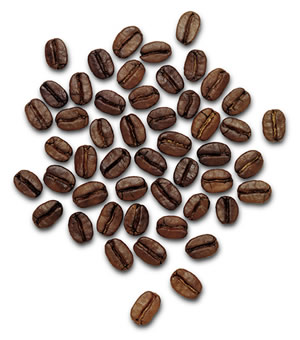
//> input picture segmentation/data/coffee_grains.jpg, 300 x 340 px
$ ./s1a ../data/coffee_grains.jpg 3 out.png   (built with g++ and OpenCV 4)
//> lines starting //> are read from the running program, lines starting //| are printed output that depends on the picture
### include/functions.cpp
#include <algorithm>
#include <opencv2/opencv.hpp>
#include <ranges>
#include <vector>

// [61 lines left out: functions process_threshold, compare_images, infimum, supremum, erosion, not called in this run]

cv::Mat dilation(cv::Mat* img1, int size) {
  cv::Mat output = img1->clone();
  std::vector<int> square_values;

  for (int i = 0; i < img1->rows; i++) {
    for (int j = 0; j < img1->cols; j++) {
      for (int x = std::max(i - size, 0); x <= std::min(i + size, img1->rows - 1); x++) {
        for (int y = std::max(j - size, 0); y <= std::min(j + size, img1->cols - 1); y++) {
          square_values.push_back(img1->at<uchar>(x, y));
        }
      }
      output.at<uchar>(i, j) = *std::max_element(square_values.begin(), square_values.end());
      square_values.clear();
    }
  }
  return output;
}

// [59 lines left out: functions closing, opening, closing_opening, opening_closing, get_neighbour, generate_region, not called in this run]

### segmentation/src/s1a.cpp
// Contour extraction using MM erosion or dilation

#include <algorithm>
#include <iostream>
#include <opencv2/opencv.hpp>
#include <vector>

#include "../../include/functions.cpp"

cv::Mat image_difference(cv::Mat* img1, cv::Mat* img2) {
  cv::Mat diff = img1->clone();

  for (int i = 0; i < diff.rows; i++) {
    for (int j = 0; j < diff.cols; j++) {
      diff.at<uchar>(i, j) = img1->at<uchar>(i, j) - img2->at<uchar>(i, j);
    }
  }

  // [13 lines of commented-out code are left out]

  return diff;
}

cv::Mat countour_extraction(cv::Mat* img1, int size = 1) {
  cv::Mat img_8bit;
  cv::cvtColor(*img1, img_8bit, cv::COLOR_BGR2GRAY);
  cv::Mat dilated = dilation(&img_8bit, size);

  return image_difference(&img_8bit, &dilated);
}

int main(int argc, char* argv[]) {
  if (argc != 4) {
    std::cout << "Error: number of arguments: include input image file" << std::endl;
    return 1;
  }
  cv::Mat img1 = cv::imread(argv[1]);
//> img1 is the input picture: 340 rows x 300 cols, CV_8UC3; mean B, G, R 179.4, 183.5, 192.9
  cv::Mat output = countour_extraction(&img1, atoi(argv[2]));
//> in countour_extraction, `cv::cvtColor(*img1, img_8bit, cv::COLOR_BGR2GRAY);`:
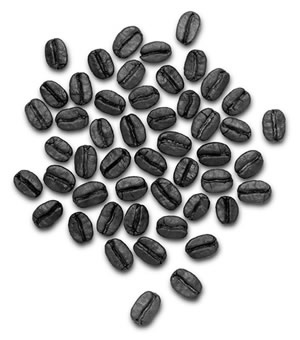
//> img_8bit: 340 rows x 300 cols, CV_8UC1; min 0, max 255, mean 185.9
//> after the loop in dilation, `for (int i = 0; i < img1->rows; i++)`:
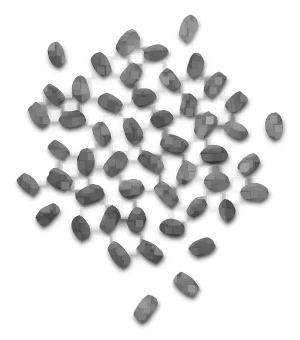
//> output: 340 rows x 300 cols, CV_8UC1; min 52, max 255, mean 222.5
//> after the loop in image_difference, `for (int i = 0; i < diff.rows; i++)`:
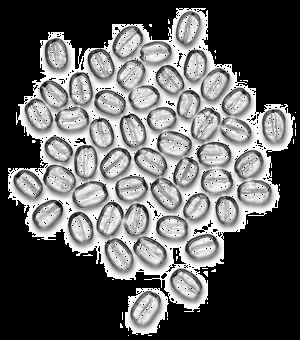
//> diff: 340 rows x 300 cols, CV_8UC1; min 0, max 255, mean 97.9
  cv::imwrite(argv[3], output);
}

$ run again, on segmentation/data/white_grains.jpg
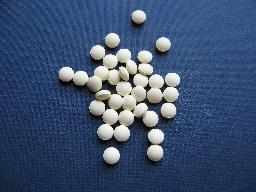
//> input picture segmentation/data/white_grains.jpg, 256 x 192 px
//> img1 is the input picture: 192 rows x 256 cols, CV_8UC3; mean B, G, R 113, 80.8, 61.6
//> after the loop in dilation, `for (int i = 0; i < img1->rows; i++)`:
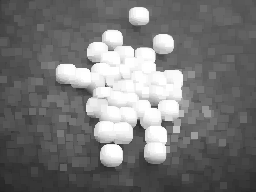
//> output: 192 rows x 256 cols, CV_8UC1; min 36, max 255, mean 117.3
//> after the loop in image_difference, `for (int i = 0; i < diff.rows; i++)`:
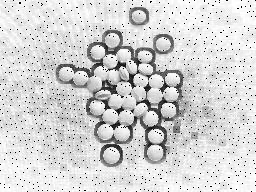
//> diff: 192 rows x 256 cols, CV_8UC1; min 0, max 255, mean 212.3
